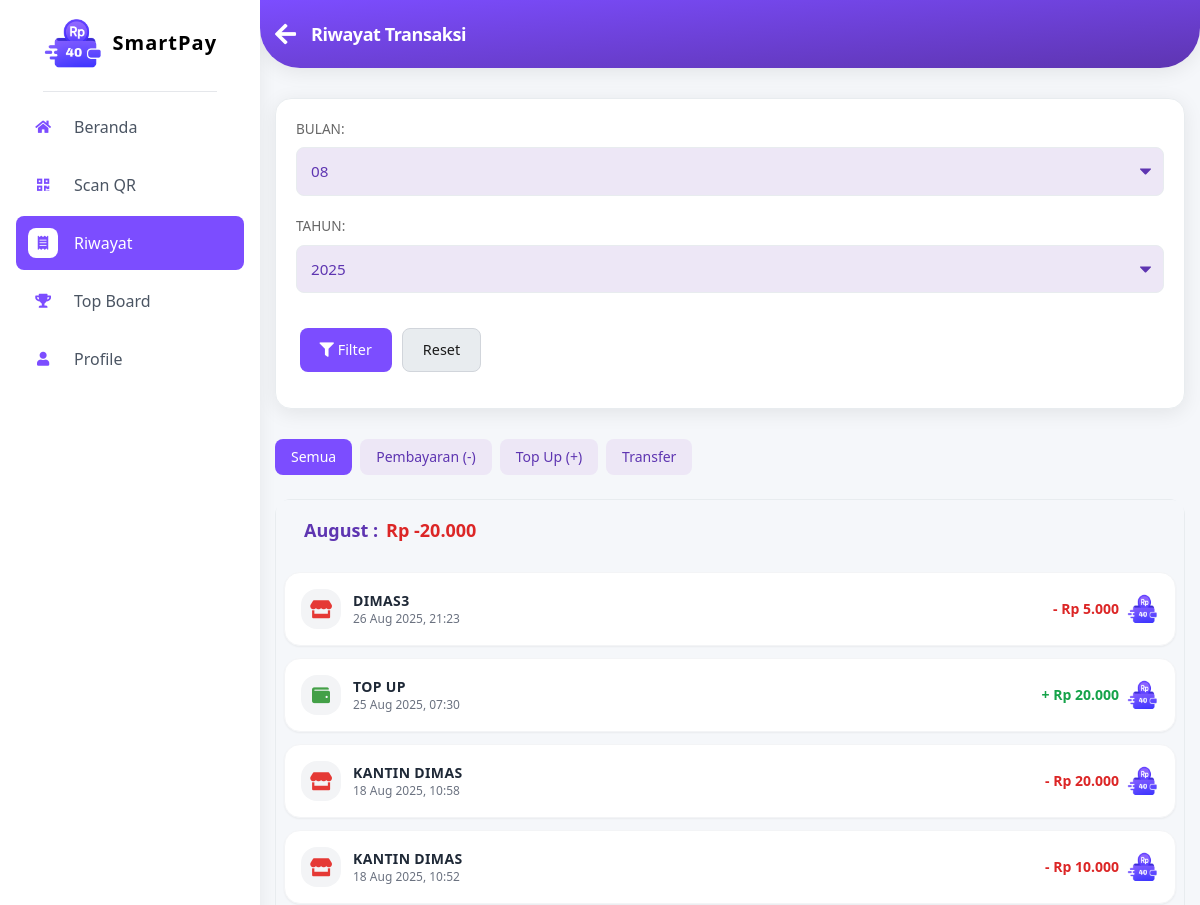
The app's page /riwayat_siswa (signed in, upper part), older data.
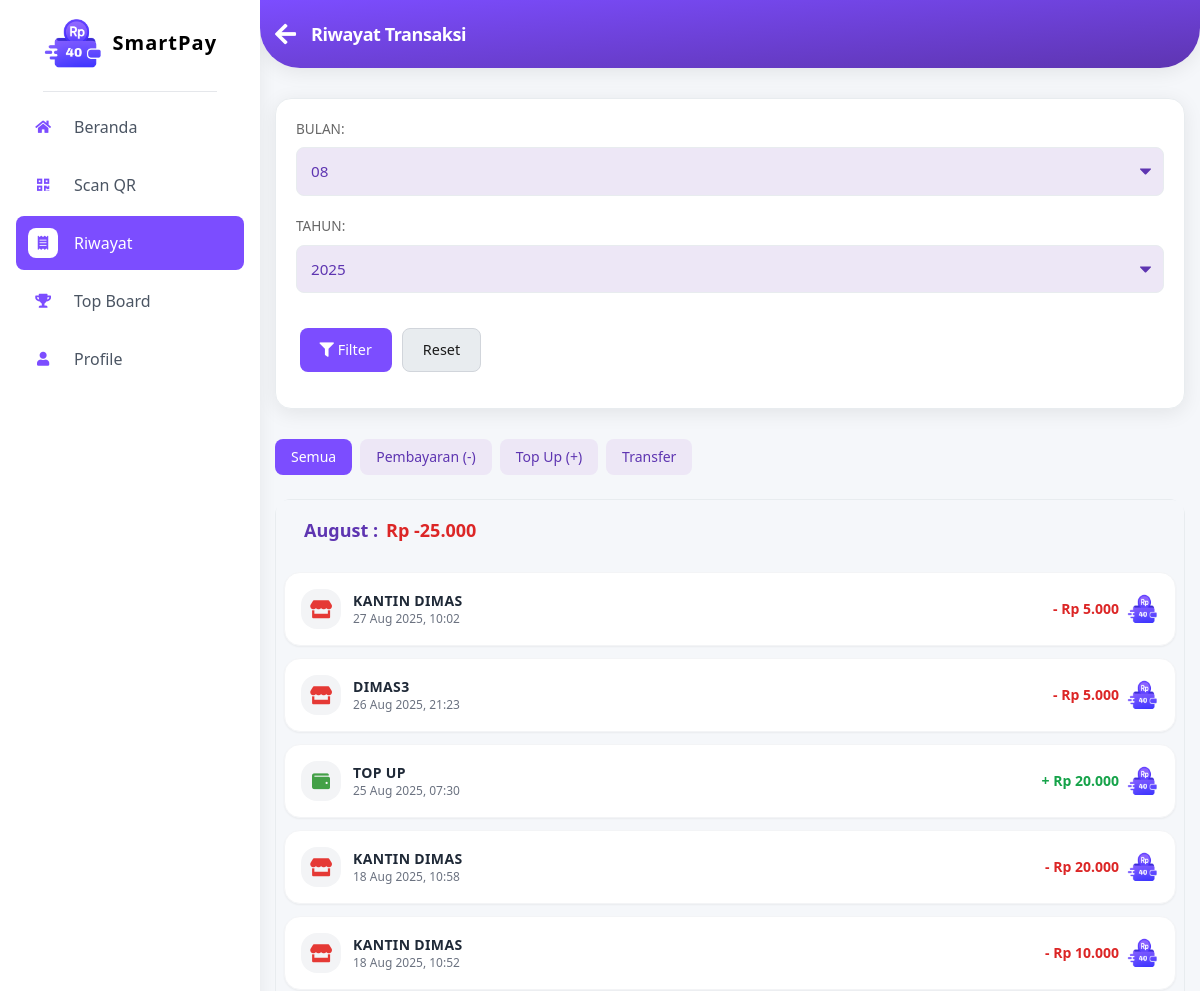
The same page, newer data.
### app.py (models this page shows, shortened)
class Transaction(db.Model):
    id = db.Column(db.Integer, primary_key=True)
    user_id = db.Column(db.Integer, db.ForeignKey('user.id'), nullable=False)
    related_user_id = db.Column(
        db.Integer, db.ForeignKey('user.id'), nullable=True)
    timestamp = db.Column(db.DateTime, nullable=False, default=datetime.utcnow)
    type = db.Column(db.String(20), nullable=False)
    amount = db.Column(db.Float, nullable=False)
    user_balance_before = db.Column(db.Float, nullable=False)
    user_balance_after = db.Column(db.Float, nullable=False)
    description = db.Column(db.String(200), nullable=True)
    user = db.relationship('User', foreign_keys=[user_id], backref=db.backref(
        'transactions', lazy='dynamic'))
    related_user = db.relationship('User', foreign_keys=[related_user_id])

class User(db.Model, UserMixin):
    id = db.Column(db.Integer, primary_key=True)
    username = db.Column(db.String(80), unique=True, nullable=False)
    password_hash = db.Column(db.String(128), nullable=False)
    role = db.Column(db.String(10), nullable=False)
    balance = db.Column(db.Float, nullable=False, default=0.0)
    profile_pic_filename = db.Column(db.String(100), nullable=True, default=None)
    kelas = db.Column(db.String(5), nullable=True)
    jurusan = db.Column(db.String(10), nullable=True)
    plain_password = db.Column(db.String(128))
    is_active = db.Column(db.Boolean, nullable=False, default=True)
    active_border_id = db.Column(db.Integer, db.ForeignKey('border.id'), nullable=True)
    active_border = db.relationship('Border', backref=db.backref('users', lazy=True))
    pin_transfer = db.Column(db.String(6), nullable=True)
    credential_id = db.Column(db.String(255), nullable=True)  # Untuk WebAuthn
    webauthn_enabled = db.Column(db.Boolean, default=False)   # Status fitur WebAuthn
    email = db.Column(db.String(255), nullable=True)
    email_verified = db.Column(db.Boolean, default=False)

### app.py (the view)
@app.route('/riwayat_siswa')
@login_required
def riwayat_siswa():
    if current_user.role != 'siswa':
        flash("Halaman ini hanya untuk siswa.", "danger")
        return redirect(url_for('dashboard'))
    filter_month = request.args.get('filter_month', None, type=int)
    filter_year = request.args.get('filter_year', None, type=int)
    selected_type_filter = request.args.get('filter_type', 'all')
    try:
        wib = ZoneInfo("Asia/Jakarta")
    except Exception:
        wib = None
    now_wib = datetime.now(wib) if wib and isinstance(wib, ZoneInfo) else datetime.utcnow() + timedelta(hours=7)
    today_wib = now_wib.date()
    if not filter_month:
        filter_month = today_wib.month
    if not filter_year:
        filter_year = today_wib.year
    start_dt = date(filter_year, filter_month, 1)
    if filter_month == 12:
        end_dt = date(filter_year + 1, 1, 1) - timedelta(days=1)
    else:
        end_dt = date(filter_year, filter_month + 1, 1) - timedelta(days=1)
    start_wib_day_local = datetime.combine(start_dt, time.min)
    if wib and isinstance(wib, ZoneInfo):
        start_wib_day_local = start_wib_day_local.replace(tzinfo=wib)
    end_wib_day_local = datetime.combine(end_dt, time.max)
    if wib and isinstance(wib, ZoneInfo):
        end_wib_day_local = end_wib_day_local.replace(tzinfo=wib)
    start_utc_for_query = start_wib_day_local.astimezone(ZoneInfo("UTC")) if wib and isinstance(wib, ZoneInfo) else start_wib_day_local - timedelta(hours=7)
    end_utc_for_query = end_wib_day_local.astimezone(ZoneInfo("UTC")) if wib and isinstance(wib, ZoneInfo) else end_wib_day_local - timedelta(hours=7)
    base_query = Transaction.query.options(
        db.joinedload(Transaction.user), db.joinedload(Transaction.related_user)
    ).filter(
        or_(
            Transaction.user_id == current_user.id,
            Transaction.related_user_id == current_user.id
        ),
        Transaction.timestamp >= start_utc_for_query,
        Transaction.timestamp <= end_utc_for_query
    )
    if selected_type_filter != 'all':
        if selected_type_filter == 'transfer':
            base_query = base_query.filter(Transaction.type == 'transfer')
        else:
            base_query = base_query.filter(Transaction.type == selected_type_filter)
    transactions = base_query.order_by(Transaction.timestamp.desc()).all()
    bulan_ini = start_dt.strftime('%B')
    total_bulan = 0
    for tx in transactions:
        if tx.type == 'topup' and tx.related_user_id == current_user.id:
            total_bulan += tx.amount
        elif tx.type == 'transfer':
            if tx.user_id == current_user.id:
                total_bulan -= tx.amount  # transfer keluar
            elif tx.related_user_id == current_user.id:
                total_bulan += tx.amount  # transfer masuk
        elif tx.type == 'payment' and tx.user_id == current_user.id:
            total_bulan -= tx.amount  # pembayaran keluar
    return render_template('/siswa/transaksi_siswa.html',
                           transactions=transactions,
                           filter_month=filter_month,
                           filter_year=filter_year,
                           selected_type_filter=selected_type_filter,
                           bulan_ini=bulan_ini,
                           total_bulan=total_bulan,
                           active_page='riwayat_siswa')

### app.py (called while the page is built)
def format_rupiah(value):
    try:
        val = float(value)
        if abs(val - round(val)) < 0.0001:
            formatted_value = f"{round(val):,}".replace(",", ".")
        else:
            us_formatted = "{:,.2f}".format(val)
            id_formatted = us_formatted.replace(",", "TEMP_SEP").replace(
                ".", ",").replace("TEMP_SEP", ".")
            formatted_value = id_formatted
        return "Rp " + formatted_value
    except (ValueError, TypeError, OverflowError):
        return "Rp -"  # Tampilkan strip atau format default lain

def format_wib(dt, fmt='%d %b %Y, %H:%M'):
    if not dt:
        return ''
    if dt.tzinfo is None:
        try:
            dt = utc_tz.localize(dt)
        except Exception:
            dt = dt.replace(tzinfo=utc_tz)
    dt_wib = dt.astimezone(wib_tz)
    return dt_wib.strftime(fmt)

@login_manager.user_loader
def load_user(user_id):
    return User.query.get(int(user_id))

def get_app_config():
    cfg = AppConfig.query.first()
    if not cfg:
        cfg = AppConfig(app_locked=False, lock_message='Belum jam istirahat')
        db.session.add(cfg)
        db.session.commit()
    return cfg

### templates/siswa/transaksi_siswa.html (shortened to what the changed rows need)
{% extends 'base_siswa.html' %}
{% block content %}
<div class="bg-[#f5f7fa] text-[#1a1a1a] pb-5">
    <div class="history-header bg-gradient-to-br from-[#7c4dff] to-[#5e35b1] text-white p-[30px_25px] flex items-center shadow-[0_4px_20px_rgba(0,0,0,0.08)] rounded-b-[40px] sticky top-0 z-[1000] md:p-[20px_15px]">
        <h1 class="text-xl md:text-lg font-semibold m-0 tracking-tight">Riwayat Transaksi</h1>
    </div>
    <div class="history-container max-w-[1000px] mx-auto mt-[30px] px-5 animate-slideIn md:px-[15px]">
        <div class="history-card bg-white rounded-[16px] shadow-[0_4px_20px_rgba(0,0,0,0.08)] border border-[#e8ecef] overflow-hidden md:shadow-none md:border-none md:bg-transparent">
            <div class="history-table-wrapper overflow-x-auto rounded-[12px] md:shadow-[0_4px_20px_rgba(0,0,0,0.08)] md:border md:border-[#e8ecef]">
<div class="space-y-3 overflow-x-auto max-w-full w-full px-2">
    {% if transactions %}
    <div class="rekapan-bulanan text-[#5e35b1] rounded-xl px-5 py-4 font-semibold text-lg flex text-left w-full max-w-full">
        {{ bulan_ini }} :
        <span class="{% if total_bulan >= 0 %}text-green-600{% else %}text-red-600{% endif %} ml-2">
            {% if total_bulan >= 0 %}+{% endif %}{{ total_bulan|rupiah }}
        </span>
    </div>
    {% for tx in transactions %}
    <a href="{{ url_for('detail_transaksi', transaksi_id=tx.id) }}" class="block">
    <div class="bg-white rounded-2xl p-4 border border-gray-100 shadow-sm hover:shadow-md transition-all duration-200 w-full max-w-full">
        <div class="flex items-center justify-between w-full max-w-full">
            <div class="flex items-center space-x-3 flex-1 min-w-0 pr-3">
                <div class="w-10 h-10 bg-gray-100 rounded-2xl flex items-center justify-center flex-shrink-0">
                    {% if tx.type == 'payment' %}
                        <span class="icon payment text-[#e53935] text-lg w-6 text-center"><i class="fas fa-store"></i></span>
                    {% elif tx.type == 'topup' %}
                        <span class="icon topup text-[#43a047] text-lg w-6 text-center"><i class="fas fa-wallet"></i></span>
                    {% elif tx.type == 'transfer' %}
                        <span class="icon transfer text-[#7c4dff] text-lg w-6 text-center"><i class="fas fa-receipt"></i></span>
                    {% endif %}
                </div>
                <div class="flex-1 min-w-0">
                    <h3 class="font-semibold text-gray-800 text-sm uppercase tracking-wide truncate">
                        {% if tx.type == 'payment' %}
                            {{ tx.related_user.username if tx.related_user else 'MERCHANT' }}
                        {% elif tx.type == 'topup' %}
                            TOP UP
                        {% elif tx.type == 'transfer' %}
                            {% if tx.user_id == current_user.id %}
                                KIRIM KE {{ tx.related_user.username if tx.related_user else 'USER' }}
                            {% elif tx.related_user_id == current_user.id %}
                                TERIMA UANG DARI {{ tx.user.username if tx.user else 'USER' }}
                            {% endif %}
                        {% endif %}
                    </h3>
                    <p class="text-gray-500 text-xs">
                        {{ tx.timestamp | wib }}
                    </p>
                </div>
            </div>
            <div class="flex items-center space-x-2 flex-shrink-0">
                <div class="text-right">
                    <p class="font-semibold text-sm
                        {% if tx.type == 'payment' or (tx.type == 'transfer' and tx.user_id == current_user.id) %}
                            text-red-600
                        {% else %}
                            text-green-600
                        {% endif %}">
                        {% if tx.type == 'payment' or (tx.type == 'transfer' and tx.user_id == current_user.id) %}
                            -
                        {% else %}
                            +
                        {% endif %}
                        {{ tx.amount|rupiah }}
                    </p>
                </div>
                <img src="{{ url_for('static', filename='images/hanya_logo.png') }}"
                     alt="Logo"
                     class="w-8 h-8 select-none pointer-events-none"
                     draggable="false"
                     oncontextmenu="return false;">
            </div>
        </div>
    </div>
    {% endfor %}
    {% endif %}
</div>
            </div>
        </div>
    </div>
</div>
{% endblock %}

Row changes from the older to the newer data that the page shows:
added Transaction: type "payment" (drawn), related_user "KANTIN DIMAS", timestamp|wib "27 Aug 2025, 10:02", amount|rupiah "Rp 5.000"
Text that changed along with them:
{{ total_bulan|rupiah }}: "Rp -20.000" → "Rp -25.000"
